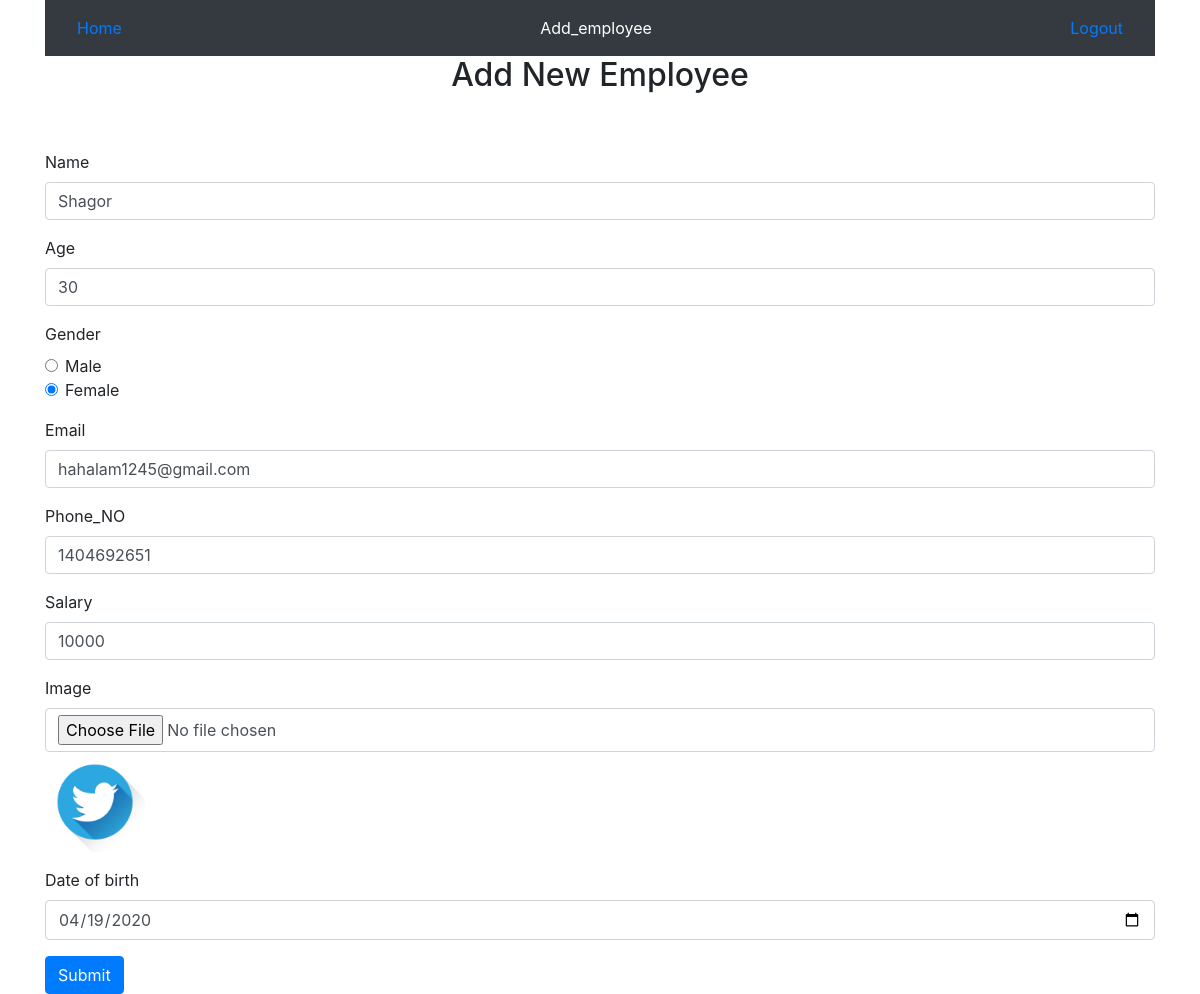
/edit.php?id=5, run on the app's committed database.
### tables this page shows
CREATE TABLE `employees` (
  `id` int(11) NOT NULL,
  `name` varchar(250) NOT NULL,
  `age` int(250) NOT NULL,
  `gender` varchar(250) NOT NULL,
  `email` varchar(250) NOT NULL,
  `phone_number` int(250) NOT NULL,
  `salary` varchar(250) NOT NULL,
  `image` varchar(250) NOT NULL,
  `dob` date NOT NULL
);

### edit.php (the view, shortened to what this page needs)
<?php
	require 'connection.php';
	$id = $_GET['id'];
	$sql = "SELECT * FROM employees WHERE id = $id";
	$result = $conn->query($sql);
	$data = $result->fetch_assoc();
?>
<!DOCTYPE html>
<html lang="en">
<head>
	<link rel="stylesheet" href="https://maxcdn.bootstrapcdn.com/bootstrap/4.0.0/css/bootstrap.min.css">
</head>
<body>
	<div class="container">
		<nav class="navbar navbar-expand-lg navbar-dark bg-dark">
				<a class="nav-item nav-link active" href="index.php">Home<span class="sr-only">(current)</span></a>
				<div class="collapse navbar-collapse" id="navbarNavAltMarkup">
					<div class="navbar-nav mx-auto">
	  					<a class="nav-item nav-link active" href="insert.php">Add_employee</a>
	  				</div>
	  				<a class="nav-item nav-link active" href="logout.php">Logout</a>
				</div>
		</nav>
		<h2 class="text-center">Add New Employee</h2>
		<br><br>
		<form action="update.php?id=<?php echo $data['id'] ;?>" method="POST" enctype="multipart/form-data">
			<div class="form-group">
		    	<label for="name">Name</label>
		    	<input type="text" class="form-control" value="<?php echo $data['name'] ;?>" name="name"  placeholder="Enter Name">
		  	</div>
		  	<div class="form-group">
		    	<label for="age">Age</label>
		    	<input type="text" class="form-control" value="<?php echo $data['age'] ;?>" name="age"  placeholder="Enter Age">
		  	</div>
		  	<div class="form-group">
		    <label for="reg">Gender</label>
	    		<div class="form-check">
		  			<input class="form-check-input" type="radio" name="gender" id="exampleRadios1" value="Male" checked>
		  			<label class="form-check-label" for="exampleRadios1">Male</label>
	  			</div>
	  			<div class="form-check">
		  			<input class="form-check-input" type="radio" name="gender" id="exampleRadios1" value="Female" checked>
		  			<label class="form-check-label" for="exampleRadios1">Female</label>
	  			</div>
			</div>
			<div class="form-group">
		    	<label for="email">Email</label>
		    	<input type="text" class="form-control" value="<?php echo $data['email'] ;?>" name="email"  placeholder="Enter email">
		  	</div>
		  	<div class="form-group">
		    	<label for="phone number">Phone_NO</label>
		    	<input type="text" class="form-control" value="<?php echo $data['phone_number'] ;?>" name="phone_number"  placeholder="Enter Phone Number">
		  	</div>
		  	<div class="form-group">
		    	<label for="salary">Salary</label>
		    	<input type="text" class="form-control" value="<?php echo $data['salary'] ;?>" name="salary"  placeholder="Enter Salary">
		  	</div>
		  	<div class="form-group">
		    	<label for="blood group">Image</label>
		    	<input type="file" class="form-control" name="image"  placeholder="Enter image">
		    	<img src="<?php echo $data['image']?>" width="100">
		  	</div>
		  	<div class="form-group">
		    	<label for="dob">Date of birth</label>
		    	<input type="date" class="form-control" value="<?php echo $data['dob'] ;?>" name="dob"  placeholder="Enter dob">
		  	</div>
		  	<button type="submit" class="btn btn-primary">Submit</button>
		</form>
	</div>
</body>
</html>

### data on the page
employees: name "Shagor", age "30", email "hahalam1245@gmail.com", phone_number "1404692651", salary "10000", image (picture), dob "04/19/2020"
